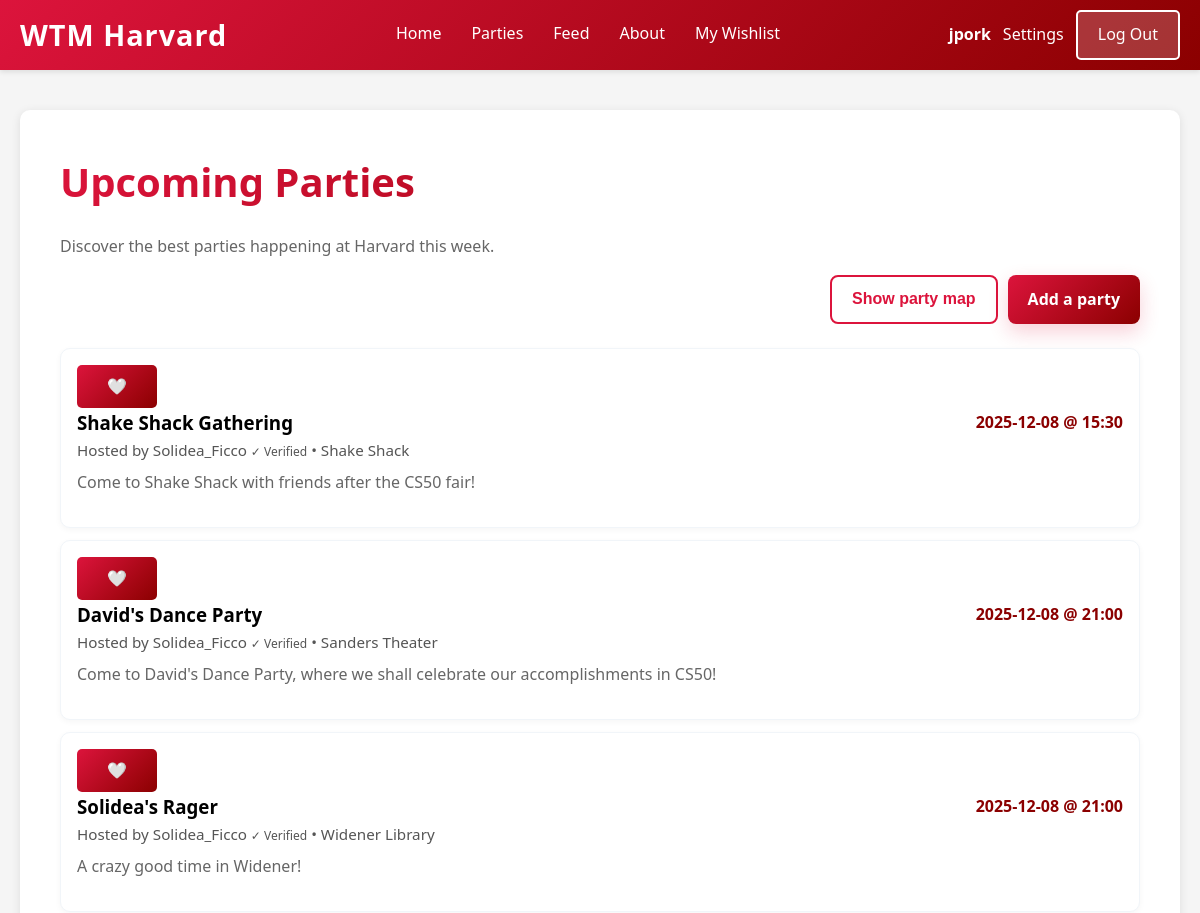
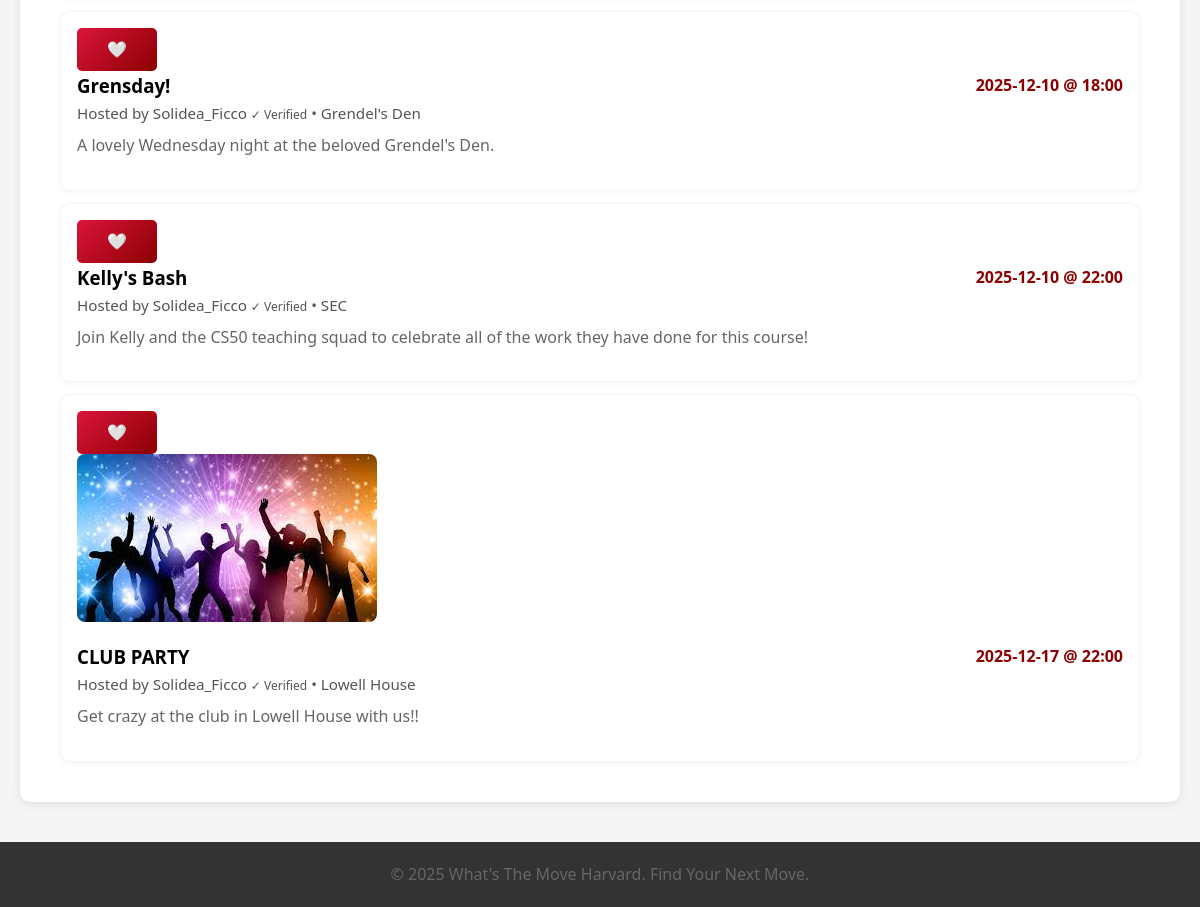
/list (signed in), run on the app's committed database (2 pictures, top to bottom).
### tables this page shows
CREATE TABLE parties (id INTEGER PRIMARY KEY AUTOINCREMENT, user_id INTEGER NOT NULL, host_name TEXT NOT NULL, party_name TEXT NOT NULL, location TEXT NOT NULL, date TEXT NOT NULL, time TEXT NOT NULL, description TEXT, created_at TIMESTAMP DEFAULT CURRENT_TIMESTAMP, latitude REAL, longitude REAL, flyer_path TEXT, FOREIGN KEY (user_id) REFERENCES users(id));

CREATE TABLE users (id INTEGER PRIMARY KEY AUTOINCREMENT NOT NULL, username TEXT NOT NULL, hash TEXT NOT NULL, display_name TEXT);

### app.py (the view)
@app.route('/list')
def list_page():
    user = current_user()
    conn = get_db_connection()
    parties = conn.execute(
        """
        SELECT p.id,
               p.party_name,
               p.location,
               p.latitude,
               p.longitude,
               p.date,
               p.time,
               p.description,
               p.host_name,
               p.flyer_path,
               p.created_at,
               u.username AS created_by,
               u.display_name AS verified_host
        FROM parties p
        JOIN users u ON p.user_id = u.id
        ORDER BY p.date, p.time
        """
    ).fetchall()
    conn.close()
    user_wishlist = get_user_wishlist_ids(user['id']) if user else set()
    return render_template('list.html', parties=parties, user=user, user_wishlist=user_wishlist)

### app.py (called while the page is built)
def get_db_connection():
    conn = sqlite3.connect(DATABASE)
    conn.row_factory = sqlite3.Row
    return conn

def current_user():
    if 'user_id' in session:
        return {'id': session['user_id'], 'email': session.get('user')}
    return None

def get_user_wishlist_ids(user_id):
    if not user_id:
        return set()
    conn = get_db_connection()
    wishlist_items = conn.execute(
        "SELECT party_id FROM wishlist WHERE user_id = ?",
        (user_id,)
    ).fetchall()
    conn.close()
    return {item['party_id'] for item in wishlist_items}

### templates/list.html (shortened to what this page needs)
{% extends "template.html" %}
{% block content %}
<div class="container">
    <h1>Upcoming Parties</h1>
    <p>Discover the best parties happening at Harvard this week.</p>
    <div class="list-actions">
        <button class="btn ghost" id="toggle-map-btn" type="button">Show party map</button>
        {% if session.get('user') %}
        <a class="btn primary" href="/add">Add a party</a>
        {% endif %}
    </div>
    <div class="party-list">
        {% if parties and parties|length > 0 %}
            {% for party in parties %}
            <div class="party-card">
                {% if session.get('user') %}
                <button
                    class="wishlist-btn"
                    data-party-id="{{ party.id }}"
                    data-in-wishlist="{{ 'true' if party.id in user_wishlist else 'false' }}"
                >
                    {% if user_wishlist and party.id in user_wishlist %}
                        ❤️
                    {% else %}
                        🤍
                    {% endif %}
                </button>
                {% endif %}
                <a class="party-card-link" href="/party/{{ party['id'] }}">
                    {% if party.flyer_path %}
                    <div style="margin-bottom: 12px;">
                        <img src="{{ url_for('static', filename=party.flyer_path) }}"
                             alt="{{ party.party_name }} flyer"
                             style="max-width: 100%; max-height: 200px; object-fit: cover; border-radius: 8px;">
                    </div>
                    {% endif %}
                    <div class="party-card-header">
                        <h3>{{ party['party_name'] }}</h3>
                        <div class="party-date">{{ party['date'] }} @ {{ party['time'] }}</div>
                    </div>
                    <p class="party-meta">
                        Hosted by {{ party['verified_host'] }}
                        <span class="badge bg-success" style="font-size: 0.75rem;">✓ Verified</span>
                        • {{ party['location'] }}
                    </p>
                    {% if party['description'] %}
                    <p>{{ party['description'][:150] }}{% if party['description']|length > 150 %}...{% endif %}</p>
                    {% endif %}
                </a>
            </div>
            {% endfor %}
        {% else %}
            <div class="alert alert-secondary">
                No parties have been added yet. Be the first to add one!
            </div>
        {% endif %}
    </div>
</div>
<link rel="stylesheet" href="https://unpkg.com/leaflet@1.9.4/dist/leaflet.css" />
{% endblock %}

### static/style.css (style rules this page uses)
* { margin: 0; padding: 0; box-sizing: border-box; }
body { font-family: 'Segoe UI', Tahoma, Geneva, Verdana, sans-serif; background-color: #f5f5f5; line-height: 1.6; }
.container { background: white; padding: 40px; border-radius: 10px; box-shadow: 0 2px 10px rgba(0, 0, 0, 0.1); }
h1 { color: #333; margin-bottom: 20px; font-size: 2.5rem; background: linear-gradient(135deg, #dc143c 0%, #8b0000 100%); -webkit-background-clip: text; -webkit-text-fill-color: transparent; background-clip: text; }
p { color: #666; font-size: 1rem; margin-bottom: 15px; }
button { background: linear-gradient(135deg, #dc143c 0%, #8b0000 100%); color: white; border: none; padding: 12px 30px; border-radius: 5px; font-size: 1rem; cursor: pointer; transition: all 0.3s ease; }
.btn { display: inline-block; padding: 12px 20px; border-radius: 8px; font-weight: 700; text-decoration: none; transition: transform 0.2s ease, box-shadow 0.2s ease, background 0.3s ease, color 0.3s ease; }
.btn.primary { background: linear-gradient(135deg, #dc143c 0%, #8b0000 100%); color: white; box-shadow: 0 8px 20px rgba(220, 20, 60, 0.2); }
.btn.ghost { border: 2px solid #dc143c; color: #dc143c; background: white; }
.party-list { margin-top: 24px; display: flex; flex-direction: column; gap: 12px; }
.party-card { padding: 16px; border: 1px solid #f1f5f9; border-radius: 10px; background: white; box-shadow: 0 2px 6px rgba(0, 0, 0, 0.04); }
.party-card-link { text-decoration: none; color: inherit; }
.party-card-header { display: flex; justify-content: space-between; align-items: center; gap: 12px; }
.party-date { font-weight: 700; color: #8b0000; }
.party-meta { font-size: 0.95rem; color: #555; margin-bottom: 8px; }
.list-actions { margin: 12px 0; display: flex; justify-content: flex-end; gap: 10px; }
img { max-width: 100%; height: auto; }

### data on the page
parties: party_name "Shake Shack Gathering", date "2025-12-08", time "15:30", verified_host "Solidea_Ficco", location "Shake Shack", description "Come to Shake Shack with friends after the CS50 fair!"
parties: party_name "David's Dance Party", date "2025-12-08", time "21:00", verified_host "Solidea_Ficco", location "Sanders Theater", description "Come to David's Dance Party, where we shall celebrate our accomplishments in CS50!"
parties: party_name "Solidea's Rager", date "2025-12-08", time "21:00", verified_host "Solidea_Ficco", location "Widener Library", description "A crazy good time in Widener!"
parties: party_name "Grensday!", date "2025-12-10", time "18:00", verified_host "Solidea_Ficco", location "Grendel's Den", description "A lovely Wednesday night at the beloved Grendel's Den."
parties: party_name "Kelly's Bash", date "2025-12-10", time "22:00", verified_host "Solidea_Ficco", location "SEC", description "Join Kelly and the CS50 teaching squad to celebrate all of the work they have done for this course!"
parties: flyer_path (picture), party_name "CLUB PARTY", date "2025-12-17", time "22:00", verified_host "Solidea_Ficco", location "Lowell House", description "Get crazy at the club in Lowell House with us!!"

### other printed values
{{ session.get('username', session.get('user')) }} "jpork"
